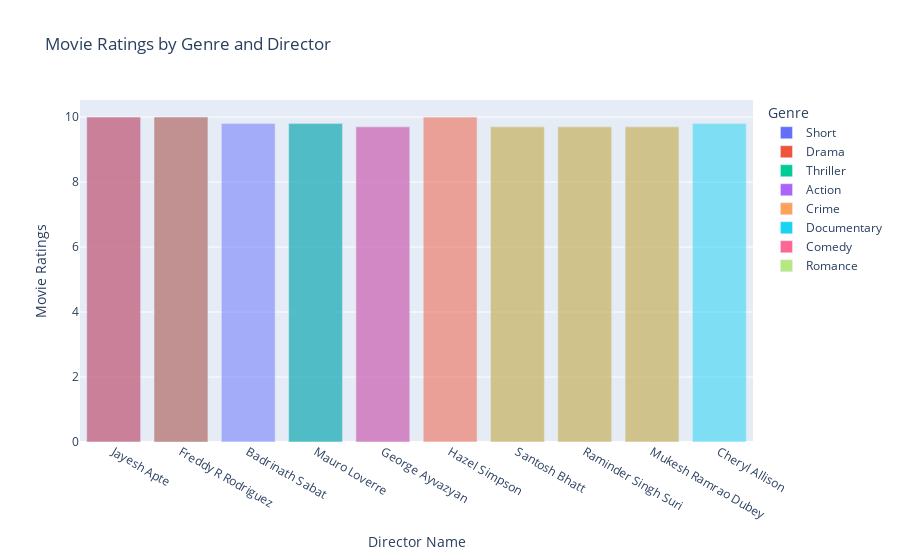

The notebook cell this image was saved under:
### Code cell
# Create a grouped bar chart using Plotly Express
fig4 = px.bar(expanded_df, x='Director', y='Ratings', color='Genre', barmode='overlay',
             title='Movie Ratings by Genre and Director',
             labels={'Ratings': 'Movie Ratings', 'Director': 'Director Name', 'Genre': 'Genre'},
             #Category_orders={'Genre': sorted(set(expanded_df['Genre']))}
            )

# Show the chart
fig4.show()

### Figure 1 — Plotly figure (JSON) as saved in the notebook; plotly's stock layout.template omitted (floating-point values rounded to 4 significant figures)
{"data": [{"alignmentgroup": "True", "hovertemplate": "Genre=Short<br>Director Name=%{x}<br>Movie Ratings=%{y}<extra></extra>", "legendgroup": "Short", "marker": {"color": "#636efa", "opacity": 0.5, "pattern": {"shape": ""}}, "name": "Short", "offsetgroup": "Short", "orientation": "v", "showlegend": true, "textposition": "auto", "type": "bar", "x": ["Jayesh Apte", "Freddy R Rodriguez", "Freddy R Rodriguez", "Badrinath Sabat", "Mauro Loverre", "George Ayvazyan"], "xaxis": "x", "y": [10, 10, 10, 9.8, 9.8, 9.7], "yaxis": "y"}, {"alignmentgroup": "True", "hovertemplate": "Genre=Drama<br>Director Name=%{x}<br>Movie Ratings=%{y}<extra></extra>", "legendgroup": "Drama", "marker": {"color": "#EF553B", "opacity": 0.5, "pattern": {"shape": ""}}, "name": "Drama", "offsetgroup": "Drama", "orientation": "v", "showlegend": true, "textposition": "auto", "type": "bar", "x": ["Jayesh Apte", "Freddy R Rodriguez", "Hazel Simpson", "Santosh Bhatt", "Raminder Singh Suri", "Mukesh Ramrao Dubey"], "xaxis": "x", "y": [10, 10, 10, 9.7, 9.7, 9.7], "yaxis": "y"}, {"alignmentgroup": "True", "hovertemplate": "Genre=Thriller<br>Director Name=%{x}<br>Movie Ratings=%{y}<extra></extra>", "legendgroup": "Thriller", "marker": {"color": "#00cc96", "opacity": 0.5, "pattern": {"shape": ""}}, "name": "Thriller", "offsetgroup": "Thriller", "orientation": "v", "showlegend": true, "textposition": "auto", "type": "bar", "x": ["Freddy R Rodriguez", "Mauro Loverre"], "xaxis": "x", "y": [10, 9.8], "yaxis": "y"}, {"alignmentgroup": "True", "hovertemplate": "Genre=Action<br>Director Name=%{x}<br>Movie Ratings=%{y}<extra></extra>", "legendgroup": "Action", "marker": {"color": "#ab63fa", "opacity": 0.5, "pattern": {"shape": ""}}, "name": "Action", "offsetgroup": "Action", "orientation": "v", "showlegend": true, "textposition": "auto", "type": "bar", "x": ["Freddy R Rodriguez"], "xaxis": "x", "y": [10], "yaxis": "y"}, {"alignmentgroup": "True", "hovertemplate": "Genre=Crime<br>Director Name=%{x}<br>Movie Ratings=%{y}<extra></extra>", "legendgroup": "Crime", "marker": {"color": "#FFA15A", "opacity": 0.5, "pattern": {"shape": ""}}, "name": "Crime", "offsetgroup": "Crime", "orientation": "v", "showlegend": true, "textposition": "auto", "type": "bar", "x": ["Freddy R Rodriguez"], "xaxis": "x", "y": [10], "yaxis": "y"}, {"alignmentgroup": "True", "hovertemplate": "Genre=Documentary<br>Director Name=%{x}<br>Movie Ratings=%{y}<extra></extra>", "legendgroup": "Documentary", "marker": {"color": "#19d3f3", "opacity": 0.5, "pattern": {"shape": ""}}, "name": "Documentary", "offsetgroup": "Documentary", "orientation": "v", "showlegend": true, "textposition": "auto", "type": "bar", "x": ["Cheryl Allison"], "xaxis": "x", "y": [9.8], "yaxis": "y"}, {"alignmentgroup": "True", "hovertemplate": "Genre=Comedy<br>Director Name=%{x}<br>Movie Ratings=%{y}<extra></extra>", "legendgroup": "Comedy", "marker": {"color": "#FF6692", "opacity": 0.5, "pattern": {"shape": ""}}, "name": "Comedy", "offsetgroup": "Comedy", "orientation": "v", "showlegend": true, "textposition": "auto", "type": "bar", "x": ["George Ayvazyan"], "xaxis": "x", "y": [9.7], "yaxis": "y"}, {"alignmentgroup": "True", "hovertemplate": "Genre=Romance<br>Director Name=%{x}<br>Movie Ratings=%{y}<extra></extra>", "legendgroup": "Romance", "marker": {"color": "#B6E880", "opacity": 0.5, "pattern": {"shape": ""}}, "name": "Romance", "offsetgroup": "Romance", "orientation": "v", "showlegend": true, "textposition": "auto", "type": "bar", "x": ["Santosh Bhatt", "Raminder Singh Suri", "Mukesh Ramrao Dubey"], "xaxis": "x", "y": [9.7, 9.7, 9.7], "yaxis": "y"}], "layout": {"barmode": "overlay", "legend": {"title": {"text": "Genre"}, "tracegroupgap": 0}, "title": {"text": "Movie Ratings by Genre and Director"}, "xaxis": {"anchor": "y", "domain": [0, 1], "title": {"text": "Director Name"}}, "yaxis": {"anchor": "x", "domain": [0, 1], "title": {"text": "Movie Ratings"}}}}
